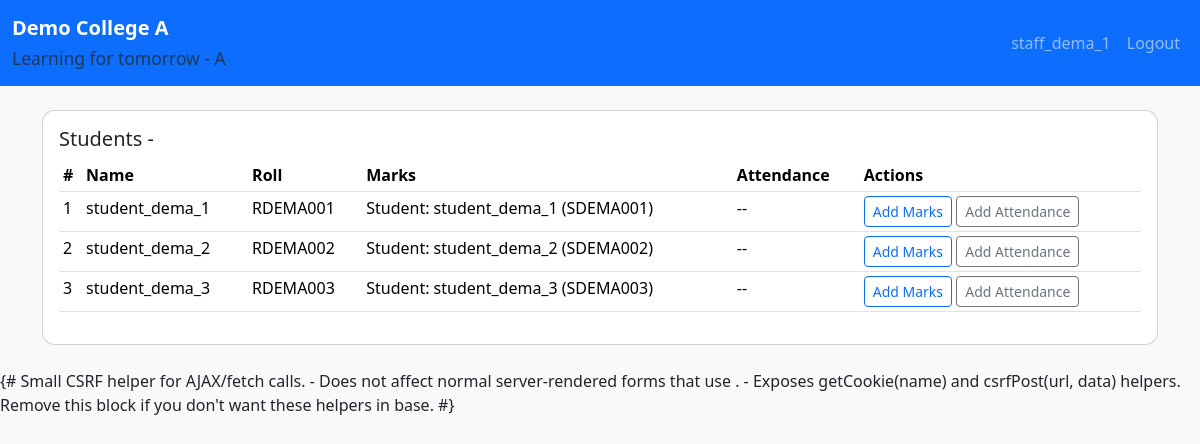
/staff/students/ (signed in), run on the app's committed database.
### student_management_app/models.py (models this page shows, shortened)
class College(models.Model):
    name = models.CharField(max_length=255, unique=True)
    code = models.CharField(max_length=64, unique=True)
    tagline = models.CharField(max_length=255, blank=True)
    logo = models.ImageField(upload_to='college_logo/', blank=True, null=True)
    hero_image = models.ImageField(upload_to='college_hero/', blank=True, null=True)
    created_at = models.DateTimeField(auto_now_add=True)

class CustomUser(AbstractUser):
    STUDENT = 1
    STAFF = 2
    HOD = 3
    USER_TYPE_CHOICES = (
        (HOD, 'HOD'),
        (STAFF, 'Staff'),
        (STUDENT, 'Student'),
    )
    user_type = models.PositiveSmallIntegerField(choices=USER_TYPE_CHOICES, default=STUDENT)
    college = models.ForeignKey(College, null=True, blank=True, on_delete=models.SET_NULL, related_name='users')

class Students(models.Model):
    admin = models.OneToOneField(CustomUser, on_delete=models.CASCADE, related_name='student_profile')
    college = models.ForeignKey(College, null=True, blank=True, on_delete=models.SET_NULL, related_name='students')
    student_id = models.CharField(max_length=50, blank=True, null=True)
    roll_no = models.CharField(max_length=50, blank=True, null=True)
    course = models.ForeignKey(Course, on_delete=models.SET_NULL, null=True, blank=True, related_name='students')
    session_year = models.ForeignKey(SessionYear, on_delete=models.SET_NULL, null=True, blank=True, related_name='students')
    department = models.ForeignKey(Department, on_delete=models.SET_NULL, null=True, blank=True, related_name='students')
    year = models.ForeignKey(Semester, on_delete=models.SET_NULL, null=True, blank=True, related_name='student_years')
    semester = models.ForeignKey(Semester, on_delete=models.SET_NULL, null=True, blank=True, related_name='student_semesters')
    address = models.TextField(blank=True, null=True)
    profile_pic = models.ImageField(upload_to='student_profile/', blank=True, null=True)
    phone = models.CharField(max_length=30, blank=True, null=True)
    def __str__(self):
        return f"Student: {self.admin.username} ({self.student_id or 'no-id'})"

### student_management_app/views.py (the view)
# urls.py: path("staff/students/", views.staff_student_list, name="staff_student_list"),
def staff_student_list(request):
    if not request.user.is_authenticated or getattr(request.user, "user_type", None) != CustomUser.STAFF:
        messages.error(request, 'Unauthorized')
        return redirect('student_management_app:login')
    college = request.user.college
    courses = Course.objects.filter(college=college) if college else Course.objects.none()
    semesters = Semester.objects.filter(college=college) if college else Semester.objects.none()
    students = Students.objects.filter(college=college) if college else Students.objects.none()
    selected_course_id = request.GET.get('course')
    selected_sem_id = request.GET.get('semester')
    if selected_course_id:
        students = students.filter(course_id=selected_course_id)
    if selected_sem_id:
        students = students.filter(semester_id=selected_sem_id)
    return render(request, 'student_management_app/staff_student_list.html', {
        'students': students,
        'courses': courses,
        'semesters': semesters,
        'selected_course_id': selected_course_id,
        'selected_semester_id': selected_sem_id,
    })

### student_management_app/context_processors.py (called while the page is built)
def college_profile(request):
    colleges = College.objects.all()
    selected_college = None
    college_id = request.session.get('selected_college_id')
    if college_id:
        selected_college = College.objects.filter(id=college_id).first()
    return {
        'college_profile': selected_college,
        'colleges': colleges,
    }

### student_management_app/templates/student_management_app/staff_student_list.html (shortened to what this page needs)
{% extends "student_management_app/base.html" %}
{% block content %}
<div class="row">
  <div class="col-12">
    <div class="card p-3">
      <h5>Students - {{ subject.name }}</h5>
      <table class="table table-sm">
        <thead><tr><th>#</th><th>Name</th><th>Roll</th><th>Marks</th><th>Attendance</th><th>Actions</th></tr></thead>
        <tbody>
          {% for s in students %}
          <tr id="student-row-{{ s.pk }}">
            <td>{{ forloop.counter }}</td>
            <td>{{ s.admin.get_full_name|default:s.admin.username }}</td>
            <td>{{ s.roll_no|default:"-" }}</td>
            <td class="student-marks">{{ s|default_if_none:"-" }}</td>
            <td class="student-att">--</td>
            <td>
              <button class="btn btn-sm btn-outline-primary mark-btn" data-student-id="{{ s.pk }}">Add Marks</button>
              <button class="btn btn-sm btn-outline-secondary att-btn" data-student-id="{{ s.pk }}">Add Attendance</button>
            </td>
          </tr>
          {% empty %}
          <tr><td colspan="6" class="text-muted">No students found.</td></tr>
          {% endfor %}
        </tbody>
      </table>
    </div>
  </div>
</div>
{% endblock %}

### student_management_app/templates/student_management_app/base.html (shortened to what this page needs)
{% load static %}
<!doctype html>
<html lang="en">
<head>
  <link href="https://cdn.jsdelivr.net/npm/bootstrap@5.3.2/dist/css/bootstrap.min.css" rel="stylesheet">
  <link href="{% static 'css/custom.css' %}" rel="stylesheet">
</head>
<body>
<nav class="navbar navbar-expand-lg navbar-dark bg-primary">
  <div class="container-fluid">
    <a class="navbar-brand d-flex align-items-center" href="{% url 'student_management_app:home' %}">
      <div>
        {% if college_profile %}
          <strong>{{ college_profile.name }}</strong><br>
          <small class="text-muted">{{ college_profile.tagline }}</small>
        {% else %}
          <strong>College CMS</strong>
        {% endif %}
      </div>
    </a>
    <div class="collapse navbar-collapse" id="navCollapse">
      <ul class="navbar-nav ms-auto">
        {% if user.is_authenticated %}
          <li class="nav-item"><a class="nav-link" href="#">{{ user.username }}</a></li>
          <li class="nav-item"><a class="nav-link" href="{% url 'student_management_app:logout' %}">Logout</a></li>
        {% endif %}
      </ul>
    </div>
  </div>
</nav>
<div class="container py-4">
  {% block content %}{% endblock %}
</div>
{# Small CSRF helper for AJAX/fetch calls.
   - Does not affect normal server-rendered forms that use {% csrf_token %}.
   - Exposes getCookie(name) and csrfPost(url, data) helpers.
   Remove this block if you don't want these helpers in base. #}
</body>
</html>

### static/css/custom.css (style rules this page uses)
body { background: #f8f9fa; }
.card { border-radius: 0.8rem; }

### data on the page
College: name "Demo College A", tagline "Learning for tomorrow - A"
CustomUser: username "staff_dema_1"
Students: admin.get_full_name "student_dema_1", roll_no "RDEMA001", admin+student "Student: student_dema_1 (SDEMA001)"
Students: admin.get_full_name "student_dema_2", roll_no "RDEMA002", admin+student "Student: student_dema_2 (SDEMA002)"
Students: admin.get_full_name "student_dema_3", roll_no "RDEMA003", admin+student "Student: student_dema_3 (SDEMA003)"
